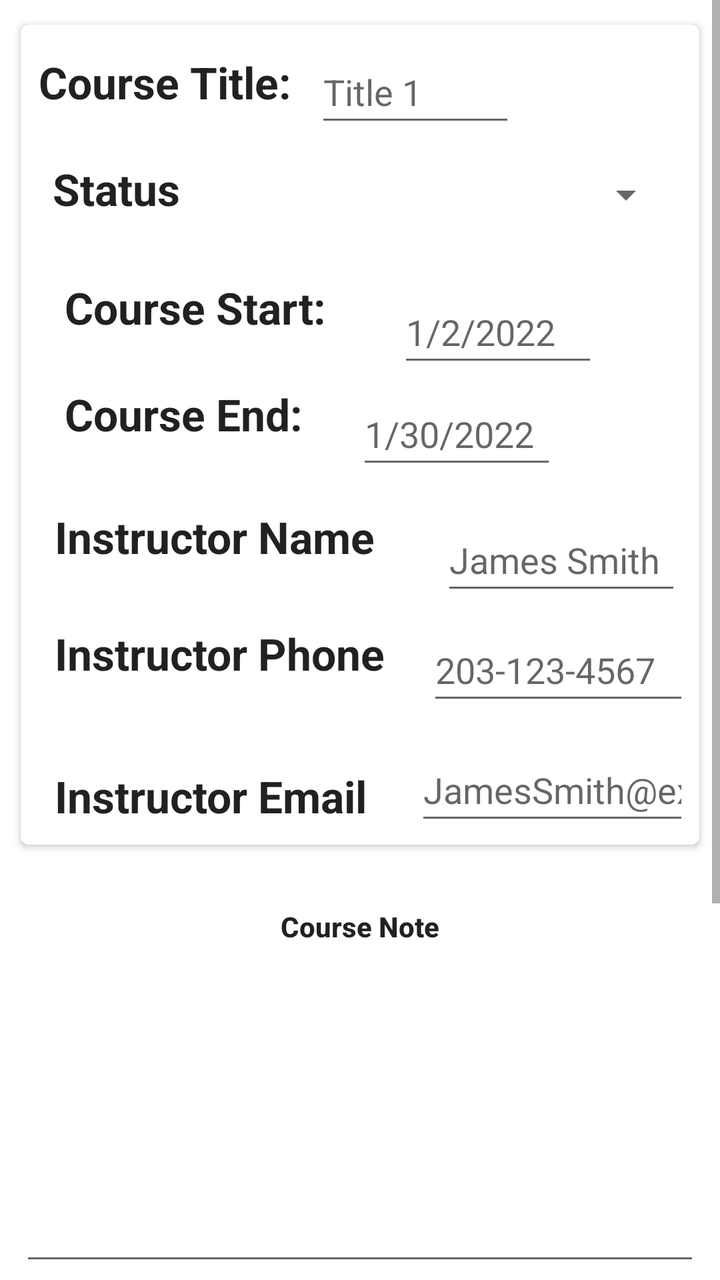
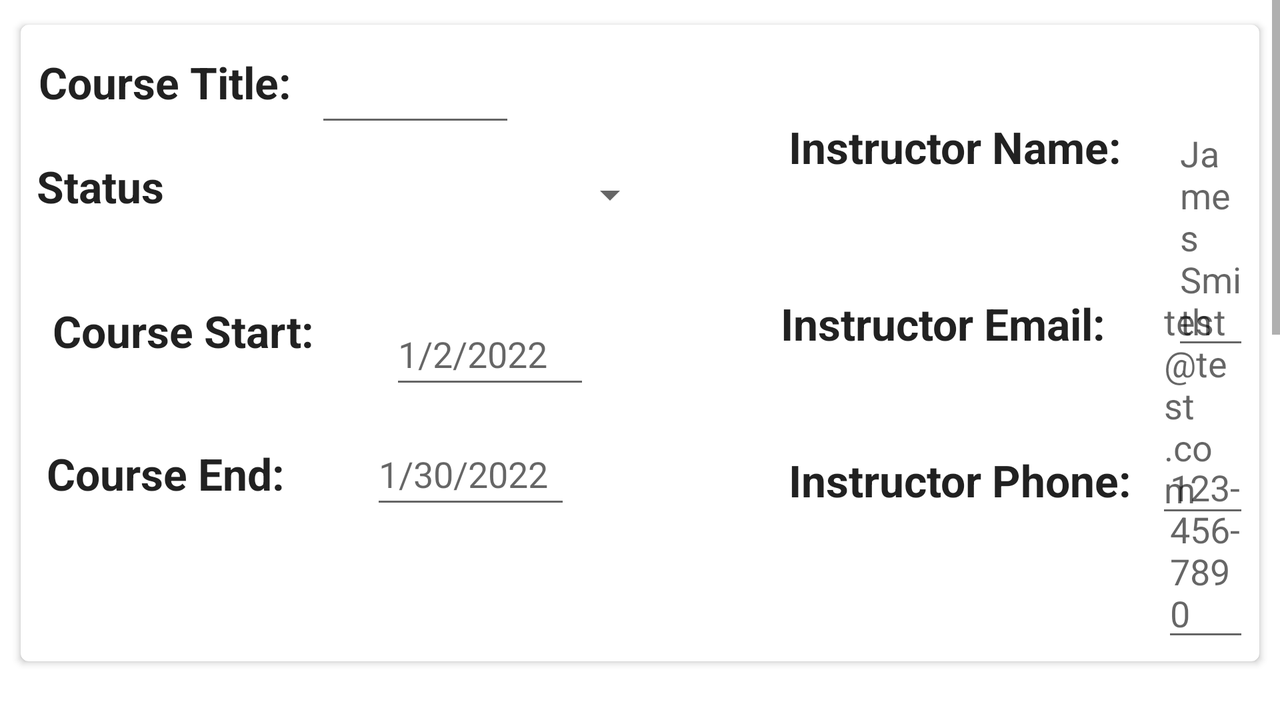

An Android layout and its configuration variant, each rendered on a device that would load it. The default file and the variant file are quoted in full after the pictures.
<!-- AndroidManifest.xml: application theme Theme.C196Project -->
<!-- res/layout/activity_course_detail.xml -->
<?xml version="1.0" encoding="utf-8"?>
<ScrollView xmlns:android="http://schemas.android.com/apk/res/android"
    xmlns:app="http://schemas.android.com/apk/res-auto"
    xmlns:tools="http://schemas.android.com/tools"
    android:layout_width="match_parent"
    android:layout_height="match_parent"
    android:fillViewport="true">

    <androidx.constraintlayout.widget.ConstraintLayout
        android:layout_width="match_parent"
        android:layout_height="match_parent"
        android:padding="5dp"
        tools:context=".UI.Course.CourseDetail"
        tools:layout_editor_absoluteX="54dp"
        tools:layout_editor_absoluteY="-19dp">

        <androidx.cardview.widget.CardView
            android:id="@+id/card_view"
            android:layout_width="match_parent"
            android:layout_height="wrap_content"
            android:layout_gravity="center"
            app:cardBackgroundColor="@color/white"
            app:cardCornerRadius="4dp"
            app:cardMaxElevation="4dp"
            app:cardPreventCornerOverlap="true"
            app:cardUseCompatPadding="true"
            app:layout_constraintEnd_toEndOf="parent"
            app:layout_constraintStart_toStartOf="parent"
            app:layout_constraintTop_toTopOf="parent">

            <RelativeLayout
                android:layout_width="match_parent"
                android:layout_height="match_parent"
                android:padding="5dp">

                <TextView
                    android:id="@+id/textView9"
                    android:layout_width="wrap_content"
                    android:layout_height="wrap_content"
                    android:layout_alignParentStart="true"
                    android:layout_alignParentTop="true"
                    android:layout_marginStart="4dp"
                    android:layout_marginTop="9dp"
                    android:text="Course Title:"
                    android:textAppearance="@style/TextAppearance.AppCompat.Large"
                    android:textStyle="bold" />

                <EditText
                    android:id="@+id/editAssessmentTitle"
                    android:layout_width="wrap_content"
                    android:layout_height="wrap_content"
                    android:layout_alignParentTop="true"
                    android:layout_marginStart="12dp"
                    android:layout_marginTop="3dp"
                    android:layout_toEndOf="@+id/textView9"
                    android:hint="Title 1"
                    android:minWidth="100dp"
                    android:minHeight="48dp" />

                <TextView
                    android:id="@+id/textView32"
                    android:layout_width="wrap_content"
                    android:layout_height="wrap_content"
                    android:layout_below="@+id/textView9"
                    android:layout_alignParentStart="true"
                    android:layout_marginStart="11dp"
                    android:layout_marginTop="24dp"
                    android:text="Status"
                    android:textAppearance="@style/TextAppearance.AppCompat.Large"
                    android:textStyle="bold" />

                <Spinner
                    android:id="@+id/editAssessmentType"
                    android:layout_width="200dp"
                    android:layout_height="wrap_content"
                    android:layout_marginStart="47dp"
                    android:layout_marginTop="56dp"
                    android:layout_toEndOf="@+id/textView32"
                    android:contentDescription="courseStatus"
                    android:minHeight="48dp" />


                <TextView
                    android:id="@+id/textView28"
                    android:layout_width="wrap_content"
                    android:layout_height="wrap_content"
                    android:layout_below="@+id/textView32"
                    android:layout_alignParentStart="true"
                    android:layout_marginStart="17dp"
                    android:layout_marginTop="30dp"
                    android:text="Course Start:"
                    android:textAppearance="@style/TextAppearance.AppCompat.Large"
                    android:textStyle="bold" />

                <EditText
                    android:id="@+id/editCourseStart"
                    android:layout_width="wrap_content"
                    android:layout_height="wrap_content"
                    android:layout_alignParentTop="true"
                    android:layout_marginStart="36dp"
                    android:layout_marginTop="123dp"
                    android:layout_toEndOf="@+id/textView28"
                    android:clickable="false"
                    android:cursorVisible="false"
                    android:focusable="false"
                    android:focusableInTouchMode="false"
                    android:hint="1/2/2022"
                    android:minWidth="100dp"
                    android:minHeight="48dp"
                    tools:layout_editor_absoluteX="275dp"
                    tools:layout_editor_absoluteY="25dp" />

                <EditText
                    android:id="@+id/editCourseEnd"
                    android:layout_width="wrap_content"
                    android:layout_height="wrap_content"
                    android:layout_alignParentTop="true"
                    android:layout_marginStart="27dp"
                    android:layout_marginTop="174dp"
                    android:layout_toEndOf="@+id/textView29"
                    android:clickable="false"
                    android:cursorVisible="false"
                    android:focusable="false"
                    android:focusableInTouchMode="false"
                    android:hint="1/30/2022"
                    android:minWidth="100dp"
                    android:minHeight="48dp"
                    tools:layout_editor_absoluteX="275dp"
                    tools:layout_editor_absoluteY="25dp" />

                <TextView
                    android:id="@+id/textView29"
                    android:layout_width="wrap_content"
                    android:layout_height="wrap_content"
                    android:layout_below="@+id/textView28"
                    android:layout_alignParentStart="true"
                    android:layout_marginStart="17dp"
                    android:layout_marginTop="24dp"
                    android:text="Course End:"
                    android:textAppearance="@style/TextAppearance.AppCompat.Large"
                    android:textStyle="bold" />

                <TextView
                    android:id="@+id/textView12"
                    android:layout_width="wrap_content"
                    android:layout_height="wrap_content"
                    android:layout_below="@+id/textView29"
                    android:layout_alignParentStart="true"
                    android:layout_marginStart="379dp"
                    android:layout_marginTop="-193dp"
                    android:text="Instructor Name:"
                    android:textAppearance="@style/TextAppearance.AppCompat.Large"
                    android:textStyle="bold" />

                <TextView
                    android:id="@+id/textView20"
                    android:layout_width="wrap_content"
                    android:layout_height="wrap_content"
                    android:layout_below="@+id/textView29"
                    android:layout_marginStart="12dp"
                    android:layout_marginTop="32dp"
                    android:text="Instructor Name"
                    android:textAppearance="@style/TextAppearance.AppCompat.Large"
                    android:textStyle="bold"
                    app:layout_constraintStart_toStartOf="parent" />

                <TextView
                    android:id="@+id/textView21"
                    android:layout_width="wrap_content"
                    android:layout_height="wrap_content"
                    android:layout_below="@+id/textView20"
                    android:layout_marginStart="12dp"
                    android:layout_marginTop="29dp"
                    android:text="Instructor Phone"
                    android:textAppearance="@style/TextAppearance.AppCompat.Large"
                    android:textStyle="bold"
                    app:layout_constraintStart_toStartOf="parent"
                    app:layout_constraintTop_toBottomOf="@+id/textView20" />

                <EditText
                    android:id="@+id/editInstructorPhone"
                    android:layout_width="wrap_content"
                    android:layout_height="wrap_content"
                    android:layout_below="@+id/editInstructorName"
                    android:layout_marginStart="21dp"
                    android:layout_marginTop="7dp"
                    android:hint="203-123-4567"
                    android:layout_toEndOf="@+id/textView21"
                    android:ems="10"
                    android:inputType="phone"
                    android:minHeight="48dp"
                    app:layout_constraintEnd_toEndOf="parent"
                    app:layout_constraintTop_toBottomOf="@+id/editInstructorName" />

                <EditText
                    android:id="@+id/editInstructorName"
                    android:layout_width="wrap_content"
                    android:layout_height="wrap_content"
                    android:layout_below="@+id/editCourseEnd"
                    android:hint="James Smith"
                    android:layout_marginStart="33dp"
                    android:layout_marginTop="15dp"
                    android:layout_marginEnd="4dp"
                    android:layout_toEndOf="@+id/textView20"
                    android:ems="10"
                    android:inputType="textPersonName"
                    android:minHeight="48dp"
                    app:layout_constraintEnd_toEndOf="parent" />

                <TextView
                    android:id="@+id/textView22"
                    android:layout_width="wrap_content"
                    android:layout_height="wrap_content"
                    android:layout_below="@+id/textView21"
                    android:layout_marginStart="12dp"
                    android:layout_marginTop="42dp"
                    android:text="Instructor Email"
                    android:textAppearance="@style/TextAppearance.AppCompat.Large"
                    android:textStyle="bold"
                    app:layout_constraintStart_toStartOf="parent"
                    app:layout_constraintTop_toBottomOf="@+id/textView21" />

                <EditText
                    android:id="@+id/editInstructorEmail"
                    android:layout_width="wrap_content"
                    android:layout_height="wrap_content"
                    android:hint="JamesSmith@example.com"
                    android:layout_below="@+id/editInstructorPhone"
                    android:layout_marginStart="24dp"
                    android:layout_marginTop="12dp"
                    android:layout_toEndOf="@+id/textView22"
                    android:ems="10"
                    android:inputType="textEmailAddress"
                    android:minHeight="48dp"
                    app:layout_constraintEnd_toEndOf="parent"
                    app:layout_constraintTop_toBottomOf="@+id/editInstructorPhone" />
            </RelativeLayout>


        </androidx.cardview.widget.CardView>


        <TextView
            android:id="@+id/textView23"
            android:layout_width="wrap_content"
            android:layout_height="wrap_content"
            android:layout_marginTop="24dp"
            android:text="Course Note"
            android:textAppearance="@style/TextAppearance.AppCompat.Body2"
            android:textStyle="bold"

            app:layout_constraintEnd_toEndOf="parent"
            app:layout_constraintStart_toStartOf="parent"
            app:layout_constraintTop_toBottomOf="@+id/card_view" />

        <EditText
            android:id="@+id/editCourseNote"
            android:layout_width="match_parent"
            android:layout_height="160dp"
            android:layout_margin="5dp"
            app:layout_constraintEnd_toEndOf="parent"
            app:layout_constraintHorizontal_bias="0.0"
            app:layout_constraintStart_toStartOf="parent"
            app:layout_constraintTop_toBottomOf="@+id/textView23" />

        <TextView
            android:id="@+id/textView19"
            android:layout_width="wrap_content"
            android:layout_height="wrap_content"
            android:text="Assessments"
            android:textAppearance="@style/TextAppearance.AppCompat.Body2"
            android:textStyle="bold"
            app:layout_constraintEnd_toEndOf="parent"
            app:layout_constraintStart_toStartOf="parent"
            app:layout_constraintTop_toBottomOf="@+id/editCourseNote" />

        <androidx.recyclerview.widget.RecyclerView
            android:id="@+id/assessmentRecycler"
            android:layout_width="match_parent"
            android:layout_height="240dp"
            android:layout_marginTop="5dp"
            android:background="@drawable/border"
            android:backgroundTint="#FFFBF3"
            app:layout_constraintBottom_toBottomOf="parent"
            app:layout_constraintEnd_toEndOf="parent"
            app:layout_constraintHorizontal_bias="1.0"
            app:layout_constraintStart_toStartOf="parent"
            app:layout_constraintTop_toBottomOf="@+id/textView19"
            app:layout_constraintVertical_bias="1.0" />

        <com.google.android.material.floatingactionbutton.FloatingActionButton
            android:id="@+id/floatingActionButton3"
            android:layout_width="wrap_content"
            android:layout_height="wrap_content"
            android:backgroundTint="#FFCC5B"
            android:clickable="true"
            android:onClick="goToAddAssessments"
            app:backgroundTint="#FFCC5B"
            app:layout_constraintBottom_toBottomOf="parent"
            app:layout_constraintEnd_toEndOf="parent"
            app:srcCompat="@drawable/ic_baseline_add_24" />


    </androidx.constraintlayout.widget.ConstraintLayout>
</ScrollView>
<!-- resources referenced by this layout -->
<resources>
  <!-- drawable border (drawable) -->
  <?xml version="1.0" encoding="utf-8"?>
  <shape xmlns:android="http://schemas.android.com/apk/res/android" android:shape="rectangle" >
      <solid android:color="@android:color/white" />
      <stroke android:width="1dip" android:color="#FFCC5B"/>
      <corners android:radius="5dp" />
  </shape>
  <style name="Theme.C196Project" parent="Theme.MaterialComponents.DayNight.DarkActionBar">
          
          <item name="colorPrimary">@color/purple_500</item>
          <item name="colorPrimaryVariant">@color/purple_700</item>
          <item name="colorOnPrimary">@color/white</item>
          
          <item name="colorSecondary">@color/teal_200</item>
          <item name="colorSecondaryVariant">@color/teal_700</item>
          <item name="colorOnSecondary">@color/black</item>
          
          <item name="android:statusBarColor" tools:targetApi="l">?attr/colorPrimaryVariant</item>
          
      </style>
</resources>
<!-- res/layout-land/activity_course_detail.xml (the author's variant of the layout above) -->
<!-- drawn on the phone turned sideways -->
<?xml version="1.0" encoding="utf-8"?>
<ScrollView xmlns:android="http://schemas.android.com/apk/res/android"
    xmlns:app="http://schemas.android.com/apk/res-auto"
    xmlns:tools="http://schemas.android.com/tools"
    android:layout_width="match_parent"
    android:layout_height="match_parent"
    android:fillViewport="true">

    <androidx.constraintlayout.widget.ConstraintLayout
        android:layout_width="match_parent"
        android:layout_height="match_parent"
        android:padding="5dp"
        tools:context=".UI.Course.CourseDetail"
        tools:layout_editor_absoluteX="54dp"
        tools:layout_editor_absoluteY="-19dp">

        <androidx.cardview.widget.CardView
            android:id="@+id/card_view"
            android:layout_width="match_parent"
            android:layout_height="wrap_content"
            android:layout_gravity="center"
            app:cardBackgroundColor="@color/white"
            app:cardCornerRadius="4dp"
            app:cardMaxElevation="4dp"
            app:cardPreventCornerOverlap="true"
            app:cardUseCompatPadding="true"
            app:layout_constraintEnd_toEndOf="parent"
            app:layout_constraintStart_toStartOf="parent"
            app:layout_constraintTop_toTopOf="parent">

            <RelativeLayout
                android:layout_width="match_parent"
                android:layout_height="match_parent"
                android:padding="5dp">

                <TextView
                    android:id="@+id/textView9"
                    android:layout_width="wrap_content"
                    android:layout_height="wrap_content"
                    android:layout_alignParentStart="true"
                    android:layout_alignParentTop="true"
                    android:layout_marginStart="4dp"
                    android:layout_marginTop="9dp"
                    android:text="Course Title:"
                    android:textAppearance="@style/TextAppearance.AppCompat.Large"
                    android:textStyle="bold" />

                <EditText
                    android:id="@+id/editAssessmentTitle"
                    android:layout_width="wrap_content"
                    android:layout_height="wrap_content"
                    android:layout_alignParentTop="true"
                    android:layout_marginStart="12dp"
                    android:layout_marginTop="3dp"
                    android:layout_toEndOf="@+id/textView9"
                    android:minWidth="100dp"
                    android:minHeight="48dp"
                    tools:hint="Title 1" />

                <TextView
                    android:id="@+id/textView32"
                    android:layout_width="wrap_content"
                    android:layout_height="wrap_content"
                    android:layout_alignParentStart="true"
                    android:layout_marginStart="3dp"
                    android:layout_marginTop="61dp"
                    android:text="Status"
                    android:textAppearance="@style/TextAppearance.AppCompat.Large"
                    android:textStyle="bold" />

                <Spinner
                    android:id="@+id/editAssessmentType"
                    android:layout_width="200dp"
                    android:layout_height="wrap_content"
                    android:layout_marginStart="47dp"
                    android:layout_marginTop="56dp"
                    android:layout_toEndOf="@+id/textView32"
                    android:contentDescription="courseStatus"
                    android:minHeight="48dp" />


                <TextView
                    android:id="@+id/textView28"
                    android:layout_width="wrap_content"
                    android:layout_height="wrap_content"
                    android:layout_below="@+id/textView32"
                    android:layout_alignParentStart="true"
                    android:layout_marginStart="11dp"
                    android:layout_marginTop="43dp"
                    android:text="Course Start:"
                    android:textAppearance="@style/TextAppearance.AppCompat.Large"
                    android:textStyle="bold" />

                <EditText
                    android:id="@+id/editCourseStart"
                    android:layout_width="wrap_content"
                    android:layout_height="wrap_content"
                    android:layout_alignParentTop="true"
                    android:layout_marginStart="38dp"
                    android:layout_marginTop="134dp"
                    android:layout_toEndOf="@+id/textView28"
                    android:hint="1/2/2022"
                    android:minWidth="100dp"
                    android:minHeight="48dp"
                    tools:layout_editor_absoluteX="275dp"
                    tools:layout_editor_absoluteY="25dp" />

                <EditText
                    android:id="@+id/editCourseEnd"
                    android:layout_width="wrap_content"
                    android:layout_height="wrap_content"
                    android:layout_alignParentTop="true"
                    android:layout_marginStart="43dp"
                    android:layout_marginTop="194dp"
                    android:layout_toEndOf="@+id/textView29"
                    android:hint="1/30/2022"
                    android:minWidth="100dp"
                    android:minHeight="48dp"
                    tools:layout_editor_absoluteX="275dp"
                    tools:layout_editor_absoluteY="25dp" />

                <TextView
                    android:id="@+id/textView29"
                    android:layout_width="wrap_content"
                    android:layout_height="wrap_content"
                    android:layout_below="@+id/textView28"
                    android:layout_alignParentStart="true"
                    android:layout_marginStart="8dp"
                    android:layout_marginTop="42dp"
                    android:text="Course End:"
                    android:textAppearance="@style/TextAppearance.AppCompat.Large"
                    android:textStyle="bold" />

                <TextView
                    android:id="@+id/textView12"
                    android:layout_width="wrap_content"
                    android:layout_height="wrap_content"
                    android:layout_below="@+id/textView29"
                    android:layout_alignParentStart="true"
                    android:layout_marginStart="379dp"
                    android:layout_marginTop="-193dp"
                    android:text="Instructor Name:"
                    android:textAppearance="@style/TextAppearance.AppCompat.Large"
                    android:textStyle="bold" />

                <TextView
                    android:id="@+id/textView13"
                    android:layout_width="wrap_content"
                    android:layout_height="wrap_content"
                    android:layout_below="@+id/textView12"
                    android:layout_alignParentStart="true"
                    android:layout_marginStart="375dp"
                    android:layout_marginTop="59dp"
                    android:text="Instructor Email:"
                    android:textAppearance="@style/TextAppearance.AppCompat.Large"
                    android:textStyle="bold" />

                <EditText
                    android:id="@+id/editInstructorEmail"
                    android:layout_width="wrap_content"
                    android:layout_height="wrap_content"
                    android:layout_alignParentTop="true"
                    android:layout_marginStart="25dp"
                    android:layout_marginTop="121dp"
                    android:layout_toEndOf="@+id/textView13"
                    android:hint="test@test.com"
                    android:minWidth="100dp"
                    android:minHeight="48dp" />

                <TextView
                    android:id="@+id/textView14"
                    android:layout_width="wrap_content"
                    android:layout_height="wrap_content"
                    android:layout_below="@+id/textView13"
                    android:layout_alignParentStart="true"
                    android:layout_marginStart="379dp"
                    android:layout_marginTop="49dp"
                    android:text="Instructor Phone:"
                    android:textAppearance="@style/TextAppearance.AppCompat.Large"
                    android:textStyle="bold" />

                <EditText
                    android:id="@+id/editInstructorPhone"
                    android:layout_width="wrap_content"
                    android:layout_height="wrap_content"
                    android:layout_alignParentTop="true"
                    android:layout_marginStart="15dp"
                    android:layout_marginTop="204dp"
                    android:layout_toEndOf="@+id/textView14"
                    android:hint="123-456-7890"
                    android:minWidth="100dp"
                    android:minHeight="48dp" />

                <EditText
                    android:id="@+id/editInstructorName"
                    android:layout_width="wrap_content"
                    android:layout_height="wrap_content"
                    android:layout_alignParentTop="true"
                    android:layout_marginStart="25dp"
                    android:layout_marginTop="37dp"
                    android:layout_toEndOf="@+id/textView12"
                    android:hint="James Smith"
                    android:minWidth="100dp"
                    android:minHeight="48dp" />

            </RelativeLayout>


        </androidx.cardview.widget.CardView>


        <TextView
            android:id="@+id/textView23"
            android:layout_width="wrap_content"
            android:layout_height="wrap_content"
            android:layout_marginTop="24dp"
            android:text="Course Note"
            android:textAppearance="@style/TextAppearance.AppCompat.Body2"
            android:textStyle="bold"

            app:layout_constraintEnd_toEndOf="parent"
            app:layout_constraintStart_toStartOf="parent"
            app:layout_constraintTop_toBottomOf="@+id/card_view" />

        <EditText
            android:id="@+id/editCourseNote"
            android:layout_width="match_parent"
            android:layout_height="160dp"
            android:layout_margin="5dp"
            android:hint="optional: todo read task 1"
            app:layout_constraintEnd_toEndOf="parent"
            app:layout_constraintHorizontal_bias="0.0"
            app:layout_constraintStart_toStartOf="parent"
            app:layout_constraintTop_toBottomOf="@+id/textView23" />

        <TextView
            android:id="@+id/textView19"
            android:layout_width="wrap_content"
            android:layout_height="wrap_content"
            android:text="Assessments"
            android:textAppearance="@style/TextAppearance.AppCompat.Body2"
            android:textStyle="bold"
            app:layout_constraintEnd_toEndOf="parent"
            app:layout_constraintStart_toStartOf="parent"
            app:layout_constraintTop_toBottomOf="@+id/editCourseNote" />

        <androidx.recyclerview.widget.RecyclerView
            android:id="@+id/assessmentRecycler"
            android:layout_width="match_parent"
            android:layout_height="200dp"
            android:layout_marginTop="5dp"
            android:background="@drawable/border"
            android:backgroundTint="#FFFBF3"
            app:layout_constraintBottom_toBottomOf="parent"
            app:layout_constraintEnd_toEndOf="parent"
            app:layout_constraintHorizontal_bias="1.0"
            app:layout_constraintStart_toStartOf="parent"
            app:layout_constraintTop_toBottomOf="@+id/textView19"
            app:layout_constraintVertical_bias="1.0" />

        <com.google.android.material.floatingactionbutton.FloatingActionButton
            android:id="@+id/floatingActionButton3"
            android:layout_width="wrap_content"
            android:layout_height="wrap_content"
            android:backgroundTint="#FFCC5B"
            android:clickable="true"
            android:onClick="goToAddAssessments"
            app:backgroundTint="#FFCC5B"
            app:layout_constraintBottom_toBottomOf="parent"
            app:layout_constraintEnd_toEndOf="parent"
            app:srcCompat="@drawable/ic_baseline_add_24" />


    </androidx.constraintlayout.widget.ConstraintLayout>
</ScrollView>
